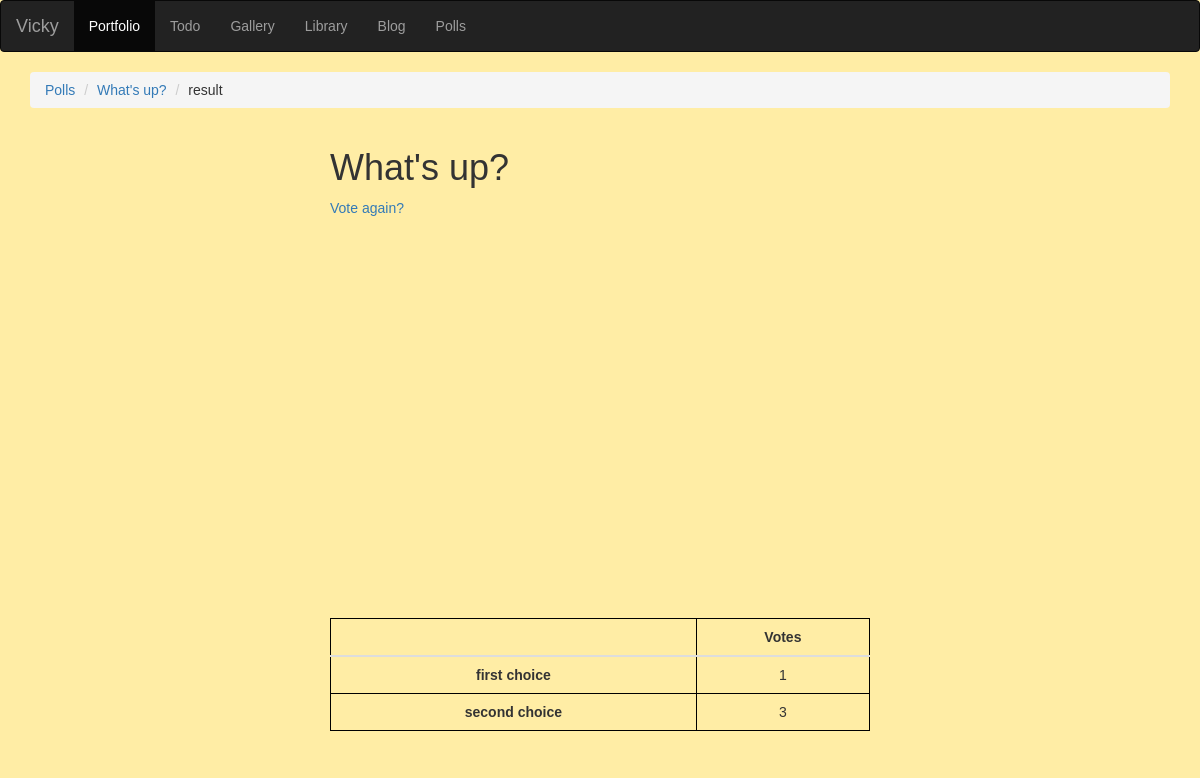
/polls/1/results/, run on an earlier commit of the app's database.
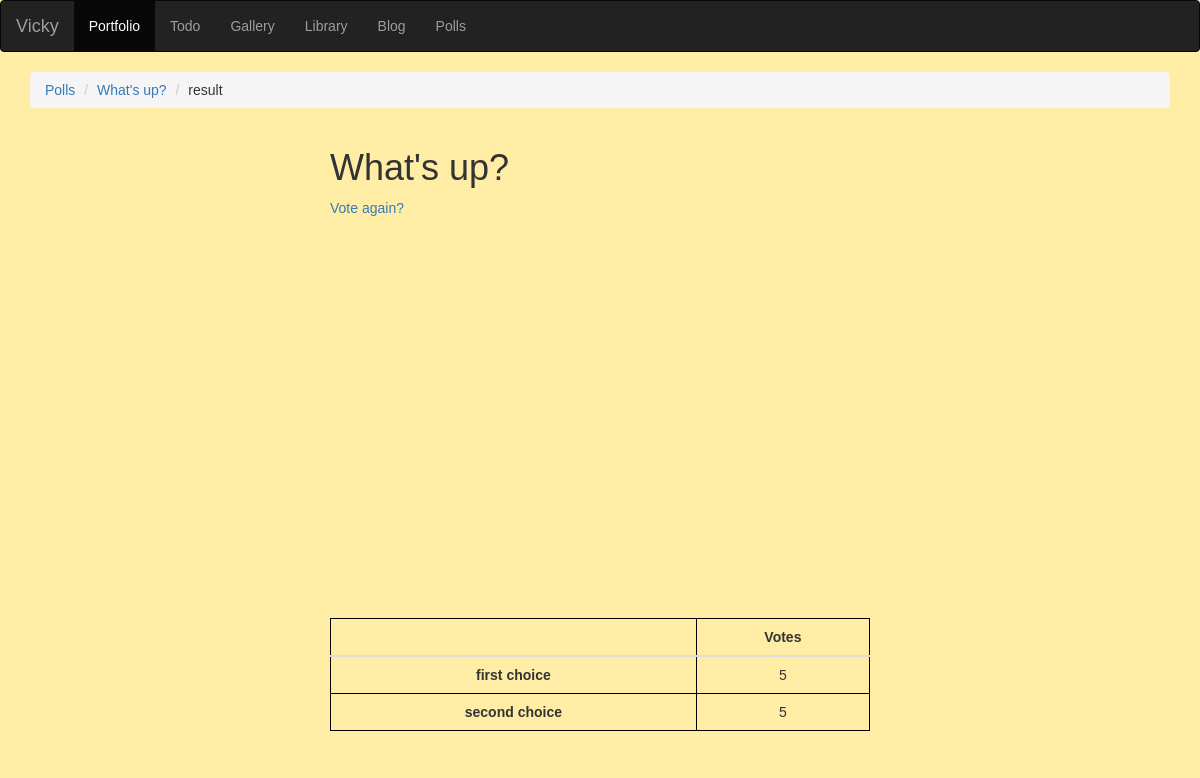
And on a later commit of the database.
### polls/models.py (models this page shows, shortened)
class Choice(models.Model):
    question = models.ForeignKey(Question, on_delete=models.CASCADE)
    choice_text = models.CharField(max_length=200)
    image = models.ImageField(null=True, blank=True)
    votes = models.IntegerField(default=0)
    voter_name = models.CharField(max_length=200, null=True, blank=True)

### polls/views.py (the view)
# urls.py: url(r'^(?P<pk>[0-9]+)/results/$', views.ResultsView.as_view(), name='results'),
class ResultsView(generic.DetailView):
    model = Question
    template_name = 'polls/results.html'

### templates/polls/results.html (shortened to what this page needs)
{% extends "todo/base.html" %}
{% block post_detail_link %}
<li><a href='{% url "polls:index" %}'>Polls</a></li>
<li><a href="{% url 'polls:detail' question.id %}">{{ question.question_text }}</a></li>
<li>result</li>
{% endblock %}
{% block content %}
<div class='col-sm-6 col-sm-offset-3'>
  <h1>{{ question.question_text }}</h1>
  <a href="{% url 'polls:detail' question.id %}">Vote again?</a>
  <div id="container" style="min-width: 310px; height: 400px; margin: 0 auto"></div>
  <table id="datatable" class="table table-hover">
      <thead>
          <tr>
              <th></th>
              <th>Votes</th>
          </tr>
      </thead>
      <tbody>
        {% for choice in question.choice_set.all %}
          <tr>
              <th>{{ choice.choice_text }}</th>
              <td>{{ choice.votes }}</td>
          </tr>
        {% endfor %}
      </tbody>
  </table>
</div>
{% endblock %}

What changed in the data, as far as the page shows it:
changed Choice "first choice": votes "1" → "5"
changed Choice "second choice": votes "3" → "5"
